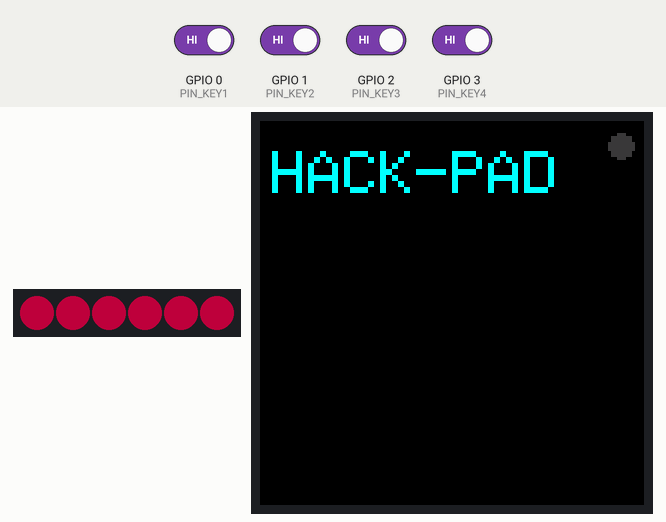
Simulated run of this program. Board: Seeed XIAO ESP32-C3. Shown: 6 RGB LEDs in strip order, left to right, 128×128 colour display. The test bench sets the inputs (shaded band); at power-on: GPIO 0 (PIN_KEY1), GPIO 1 (PIN_KEY2), GPIO 2 (PIN_KEY3), GPIO 3 (PIN_KEY4) HIGH. Dim RGB values are drawn brighter than linear; random numbers use the default seed unless the program sets one; EEPROM starts erased; USB keyboard and mouse output is not drawn.

Above: at 0.1 s.
At 1.2 s:
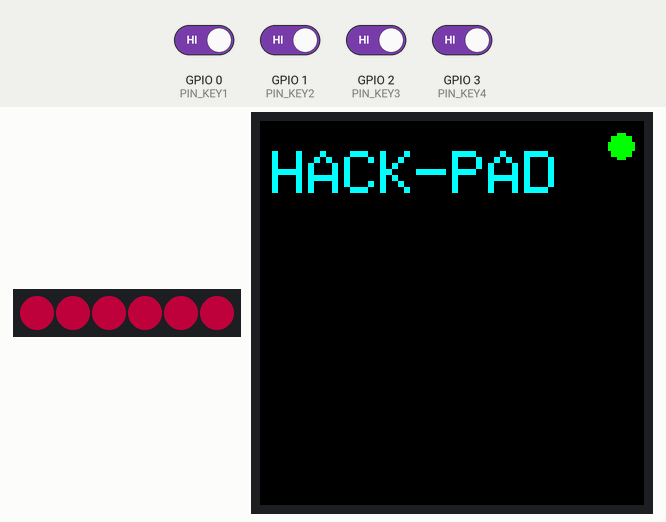
1.3 s: GPIO 0 (PIN_KEY1) driven LOW and GPIO 1 (PIN_KEY2) driven LOW and GPIO 2 (PIN_KEY3) driven LOW and GPIO 3 (PIN_KEY4) driven LOW
At 3.3 s:
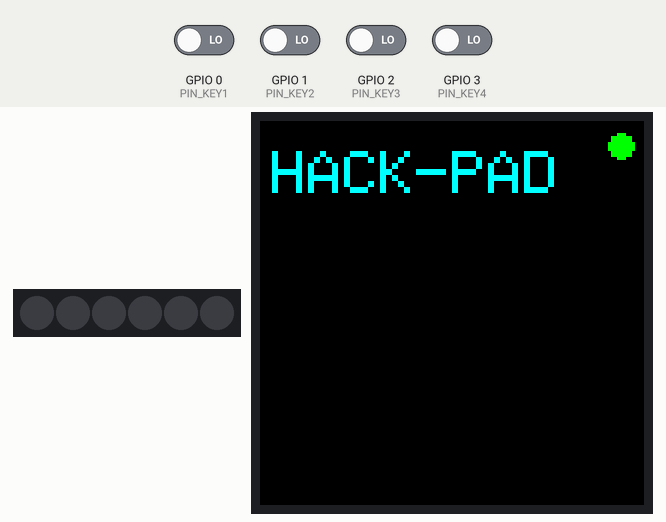
Timing chart, 0 to 4.8 s (numbered marks = the images above; inputs shaded):
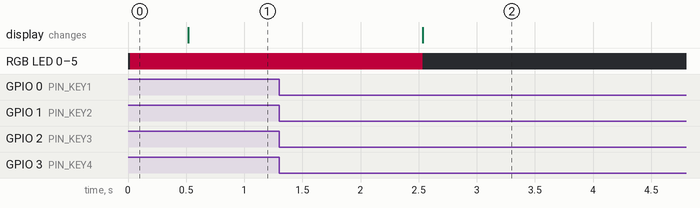

The program:

main.cpp
```cpp
#include <Arduino.h>
#include "config.h"
#include "display.h"
#include "leds.h"
#include "keys.h"
#include "serial_protocol.h"
#include "game_snake.h"

static bool lastBleConnected = false;
static uint32_t lastBleCheck = 0;

void setup() {
  Serial.begin(115200);

  config_load();
  display_init();
  leds_init();
  keys_init();        // also starts the BLE keyboard (bleKeyboard.begin())
  protocol_init();

  leds_apply_config();
  display_show_home();
}

void loop() {
  keys_update();
  protocol_update();

  // Updates the BLE status dot on screen every half second, without
  // repainting the whole home screen constantly.
  uint32_t now = millis();
  if (now - lastBleCheck > 500) {
    lastBleCheck = now;
    bool connected = bleKeyboard.isConnected();
    if (connected != lastBleConnected) {
      lastBleConnected = connected;
      display_set_ble_status(connected);
      display_show_home();
    }
  }

  if (keys_secret_combo_triggered()) {
    snake_run(); // blocking until the player exits with SW4
  }
}
```

display.cpp
```cpp
#include "display.h"
#include "config.h"
#include <SPI.h>

static Adafruit_SSD1351 tft(SCREEN_W, SCREEN_H, &SPI, PIN_OLED_CS, PIN_OLED_DC, PIN_OLED_RST);
static bool bleConnected = false;

Adafruit_SSD1351 &display_raw() { return tft; }

void display_set_ble_status(bool connected) {
  bleConnected = connected;
}

// Dot in the top right corner: green = connected over BLE, gray = searching/disconnected
static void drawBleDot() {
  uint16_t color = bleConnected ? 0x07E0 : 0x39C7;
  tft.fillCircle(SCREEN_W - 8, 8, 4, color);
}

// Wraps plain text into lines so it fits within 128px of width
// (default font: 6px wide per character at size 1, 12px at size 2)
static void printWrapped(const char *msg, uint8_t textSize) {
  tft.setTextSize(textSize);
  uint8_t charW = 6 * textSize;
  uint8_t maxChars = SCREEN_W / charW;
  uint16_t y = 10;
  uint16_t lineH = 8 * textSize + 4;

  char buf[65];
  strncpy(buf, msg, sizeof(buf) - 1);
  buf[sizeof(buf) - 1] = 0;

  char *word = strtok(buf, " ");
  char line[32] = "";
  while (word) {
    char tryLine[40];
    if (strlen(line) == 0) snprintf(tryLine, sizeof(tryLine), "%s", word);
    else snprintf(tryLine, sizeof(tryLine), "%s %s", line, word);

    if (strlen(tryLine) > maxChars) {
      tft.setCursor(4, y);
      tft.setTextColor(0x07FF);
      tft.print(line);
      y += lineH;
      strncpy(line, word, sizeof(line) - 1);
    } else {
      strncpy(line, tryLine, sizeof(line) - 1);
    }
    word = strtok(NULL, " ");
  }
  if (strlen(line) > 0) {
    tft.setCursor(4, y);
    tft.setTextColor(0x07FF);
    tft.print(line);
  }
}

void display_show_home() {
  tft.fillScreen(0x0000);
  printWrapped(cfg.homeText, 2);
  drawBleDot();
}

void display_show_text(const char *msg, uint16_t color) {
  tft.fillScreen(0x0000);
  tft.setTextColor(color);
  printWrapped(msg, 2);
}

void display_show_image_rgb565(const uint16_t *pixels) {
  tft.drawRGBBitmap(0, 0, (uint16_t *)pixels, SCREEN_W, SCREEN_H);
}
```

display.h
```cpp
#pragma once
#include <Arduino.h>
#include <Adafruit_GFX.h>
#include <Adafruit_SSD1351.h>

void display_init();
void display_show_home();                 // home screen (custom text)
void display_set_ble_status(bool connected); // status dot, top right
void display_show_image_rgb565(const uint16_t *pixels); // 128x128 from the PC app
void display_show_text(const char *msg, uint16_t color);
Adafruit_SSD1351 &display_raw();           // direct access for the minigame
```

game_snake.cpp
```cpp
#include "game_snake.h"
#include "config.h"
#include "display.h"
#include "leds.h"

#define CELL 8
#define GRID (SCREEN_W / CELL)  // 16x16

struct Pt { int8_t x, y; };

// directions: 0=up, 1=right, 2=down, 3=left
static Pt snake[GRID * GRID];
static int len;
static int dir;
static Pt food;
static uint32_t lastStep;
static uint16_t stepMs;
static bool paused;
static long score;

static void placeFood() {
  bool ok = false;
  while (!ok) {
    food.x = random(0, GRID);
    food.y = random(0, GRID);
    ok = true;
    for (int i = 0; i < len; i++) {
      if (snake[i].x == food.x && snake[i].y == food.y) { ok = false; break; }
    }
  }
}

static void drawCell(int8_t x, int8_t y, uint16_t color) {
  Adafruit_SSD1351 &t = display_raw();
  t.fillRect(x * CELL, y * CELL, CELL - 1, CELL - 1, color);
}

static void resetGame() {
  len = 3;
  dir = 1;
  snake[0] = {8, 8};
  snake[1] = {7, 8};
  snake[2] = {6, 8};
  score = 0;
  stepMs = 220;
  paused = false;
  placeFood();
  display_raw().fillScreen(0x0000);
  for (int i = 0; i < len; i++) drawCell(snake[i].x, snake[i].y, 0x07E0);
  drawCell(food.x, food.y, 0xF800);
}

static bool readPress(uint8_t pin, bool &lastRaw) {
  bool raw = (digitalRead(pin) == LOW);
  bool pressed = raw && !lastRaw;
  lastRaw = raw;
  return pressed;
}

void snake_run() {
  randomSeed(micros());
  resetGame();
  leds_set_all(0, 0, 0);
  leds_show();

  bool lastL = false, lastR = false, lastPause = false, lastExit = false;
  lastStep = millis();

  while (true) {
    bool exitPressed = readPress(PIN_KEY4, lastExit);
    if (exitPressed) break;

    bool turnLeft  = readPress(PIN_KEY1, lastL);
    bool turnRight = readPress(PIN_KEY2, lastR);
    bool togglePause = readPress(PIN_KEY3, lastPause);

    if (togglePause) paused = !paused;
    if (turnLeft)  dir = (dir + 3) % 4;
    if (turnRight) dir = (dir + 1) % 4;

    if (!paused && millis() - lastStep > stepMs) {
      lastStep = millis();

      Pt head = snake[0];
      switch (dir) {
        case 0: head.y--; break;
        case 1: head.x++; break;
        case 2: head.y++; break;
        case 3: head.x--; break;
      }

      bool dead = (head.x < 0 || head.x >= GRID || head.y < 0 || head.y >= GRID);
      for (int i = 0; i < len && !dead; i++) {
        if (snake[i].x == head.x && snake[i].y == head.y) dead = true;
      }

      if (dead) {
        leds_set_all(255, 0, 0);
        leds_show();
        display_show_text("GAME OVER", 0xF800);
        delay(1500);
        char buf[24];
        snprintf(buf, sizeof(buf), "Score: %ld", score);
        display_show_text(buf, 0x07FF);
        delay(1800);
        break;
      }

      bool ate = (head.x == food.x && head.y == food.y);
      for (int i = len; i > 0; i--) snake[i] = snake[i - 1];
      snake[0] = head;
      if (ate) {
        len++;
        score += 10;
        if (stepMs > 90) stepMs -= 6;
        placeFood();
        drawCell(food.x, food.y, 0xF800);
        leds_rainbow_step();
      } else {
        drawCell(snake[len].x, snake[len].y, 0x0000); // erase the tail
      }
      drawCell(snake[0].x, snake[0].y, 0x07E0);
    }
    delay(5);
  }

  leds_set_all(0, 0, 0);
  leds_show();
  display_show_home();
}
```

game_snake.h
```cpp
#pragma once
#include <Arduino.h>

void snake_run();  // blocking: runs the game until the player exits (SW4)
```

keys.cpp
```cpp
#include "keys.h"
#include "config.h"

// The pad presents itself as a Bluetooth LE keyboard (there's no native
// USB HID on the ESP32-C3, only a USB serial port — see serial_protocol.cpp).
BleKeyboard bleKeyboard("HACK-PAD", "Santi", 100);

static const uint8_t PINS[4] = {PIN_KEY1, PIN_KEY2, PIN_KEY3, PIN_KEY4};

static bool lastState[4]      = {false, false, false, false};
static uint32_t lastChange[4] = {0, 0, 0, 0};
static const uint32_t DEBOUNCE_MS = 25;

// --- secret combo: hold all 4 keys together for HOLD_MS ---
static const uint32_t HOLD_MS = 1200;
static uint32_t allHeldSince = 0;
static bool comboFired = false;

void keys_init() {
  for (int i = 0; i < 4; i++) pinMode(PINS[i], INPUT_PULLUP);
  bleKeyboard.begin();
}

// Presses a modifier + key combo and releases it.
// Same constant names as Arduino's Keyboard.h (BleKeyboard defines
// compatible ones on purpose), so this logic is nearly identical to the
// wired version.
static void sendCombo(uint8_t modifier, uint8_t key) {
  if (!bleKeyboard.isConnected()) return;
  if (modifier) bleKeyboard.press(modifier);
  bleKeyboard.press(key);
  delay(15);
  bleKeyboard.releaseAll();
}

// Translates "@"-prefixed shortcuts into real key combos.
// If nothing matches, the literal text is typed as-is.
static void executeMacroString(const char *m) {
  if (!bleKeyboard.isConnected()) return; // no BLE connection, nothing to send to

  if (m[0] != '@') {
    bleKeyboard.print(m);
    return;
  }
  if (!strcmp(m, "@COPY"))        sendCombo(KEY_LEFT_CTRL, 'c');
  else if (!strcmp(m, "@PASTE"))  sendCombo(KEY_LEFT_CTRL, 'v');
  else if (!strcmp(m, "@CUT"))    sendCombo(KEY_LEFT_CTRL, 'x');
  else if (!strcmp(m, "@UNDO"))   sendCombo(KEY_LEFT_CTRL, 'z');
  else if (!strcmp(m, "@REDO"))   sendCombo(KEY_LEFT_CTRL, 'y');
  else if (!strcmp(m, "@SAVE"))   sendCombo(KEY_LEFT_CTRL, 's');
  else if (!strcmp(m, "@SELECTALL")) sendCombo(KEY_LEFT_CTRL, 'a');
  else if (!strcmp(m, "@ALTTAB")) sendCombo(KEY_LEFT_ALT, KEY_TAB);
  else if (!strcmp(m, "@ENTER"))  sendCombo(0, KEY_RETURN);
  else if (!strcmp(m, "@ESC"))    sendCombo(0, KEY_ESC);
  else if (!strcmp(m, "@TAB"))    sendCombo(0, KEY_TAB);
  else {
    // unknown shortcut -> type it literally so the user notices
    bleKeyboard.print(m);
  }
}

void keys_run_macro(uint8_t index) {
  if (index > 3) return;
  executeMacroString(cfg.macro[index]);
}

bool keys_secret_combo_triggered() {
  bool result = comboFired;
  comboFired = false;
  return result;
}

void keys_update() {
  uint32_t now = millis();
  bool current[4];
  for (int i = 0; i < 4; i++) {
    bool raw = (digitalRead(PINS[i]) == LOW); // pull-up: LOW = pressed
    if (raw != lastState[i] && (now - lastChange[i]) > DEBOUNCE_MS) {
      lastChange[i] = now;
      lastState[i] = raw;
      if (raw) {
        // falling edge -> pressed: if NOT all 4 are down, it's a normal macro
        bool allDown = true;
        for (int j = 0; j < 4; j++) {
          bool s = (j == i) ? true : (digitalRead(PINS[j]) == LOW);
          if (!s) { allDown = false; break; }
        }
        if (!allDown) keys_run_macro(i);
      }
    }
    current[i] = raw;
  }

  bool allHeld = current[0] && current[1] && current[2] && current[3];
  if (allHeld) {
    if (allHeldSince == 0) allHeldSince = now;
    else if (!comboFired && (now - allHeldSince) > HOLD_MS) {
      comboFired = true;
    }
  } else {
    allHeldSince = 0;
  }
}
```

keys.h
```cpp
#pragma once
#include <Arduino.h>
#include <BleKeyboard.h>

extern BleKeyboard bleKeyboard;

void keys_init();
void keys_update();                 // call every loop()
bool keys_secret_combo_triggered();  // true once when the secret combo is detected
void keys_run_macro(uint8_t index);  // 0-3, sends the macro over BLE HID
```

leds.cpp
```cpp
#include "leds.h"
#include "config.h"
#include <Adafruit_NeoPixel.h>

static Adafruit_NeoPixel strip(NUM_LEDS, PIN_LED_DATA, NEO_GRB + NEO_KHZ800);
static uint16_t rainbowHue = 0;

void leds_init() {
  strip.begin();
  strip.setBrightness(80);
  strip.show();
}

void leds_apply_config() {
  strip.setBrightness(cfg.brightness);
  // The 6 LEDs share the same DIN in parallel (on purpose), so only a
  // single "master" color makes sense: all 6 will show the same thing
  // regardless of what we send to each individual index.
  for (int i = 0; i < NUM_LEDS; i++) {
    strip.setPixelColor(i, strip.Color(cfg.ledColor[0], cfg.ledColor[1], cfg.ledColor[2]));
  }
  strip.show();
}

void leds_set_all(uint8_t r, uint8_t g, uint8_t b) {
  for (int i = 0; i < NUM_LEDS; i++) strip.setPixelColor(i, strip.Color(r, g, b));
}

void leds_show() {
  strip.show();
}

void leds_rainbow_step() {
  for (int i = 0; i < NUM_LEDS; i++) {
    uint32_t c = strip.gamma32(strip.ColorHSV((rainbowHue + i * 9000) % 65536));
    strip.setPixelColor(i, c);
  }
  strip.show();
  rainbowHue += 400;
}
```

leds.h
```cpp
#pragma once
#include <Arduino.h>

void leds_init();
void leds_apply_config();                 // paints according to cfg.ledColor/brightness
void leds_set_all(uint8_t r, uint8_t g, uint8_t b);
void leds_show();
void leds_rainbow_step();                 // effect used in the minigame / idle
```

serial_protocol.h
```cpp
#pragma once
#include <Arduino.h>

void protocol_init();
void protocol_update();  // call every loop(), processes incoming commands
```

config.cpp
```cpp
#include "config.h"
#include <Preferences.h>

HackPadConfig cfg;
static Preferences prefs;

void config_load_defaults() {
  memset(&cfg, 0, sizeof(cfg));
  strncpy(cfg.homeText, "HACK-PAD", sizeof(cfg.homeText) - 1);

  strncpy(cfg.macro[0], "@COPY",  sizeof(cfg.macro[0]) - 1);
  strncpy(cfg.macro[1], "@PASTE", sizeof(cfg.macro[1]) - 1);
  strncpy(cfg.macro[2], "@UNDO",  sizeof(cfg.macro[2]) - 1);
  strncpy(cfg.macro[3], "hello!", sizeof(cfg.macro[3]) - 1);

  cfg.ledColor[0] = 255; cfg.ledColor[1] = 0; cfg.ledColor[2] = 80; // pink
  cfg.brightness = 80;
}

void config_load() {
  prefs.begin("hackpad", /*readOnly=*/false);
  size_t len = prefs.getBytesLength("cfg");
  if (len == sizeof(HackPadConfig)) {
    prefs.getBytes("cfg", &cfg, sizeof(HackPadConfig));
  } else {
    config_load_defaults();
    config_save();
  }
}

void config_save() {
  prefs.putBytes("cfg", &cfg, sizeof(HackPadConfig));
}
```

config.h
```cpp
#pragma once
#include <Arduino.h>

// ======================================================================
// PINOUT — same as the wired version (SAMD21): the XIAO ESP32-C3 shares
// the footprint AND the same hardware SPI pins with the rest of the
// XIAO family, so the board wiring didn't change.
// ======================================================================
#define PIN_KEY1      0   // SW1
#define PIN_KEY2      1   // SW2
#define PIN_KEY3      2   // SW3
#define PIN_KEY4      3   // SW4

#define PIN_LED_DATA  4   // D4/SDA -> chain of 6x SK6812 (D1..D6 on the PCB)
#define NUM_LEDS      6

#define PIN_OLED_RST  5   // D5/SCL -> OLED RES
#define PIN_OLED_DC   6   // D6/TX  -> OLED DC
#define PIN_OLED_CS   9   // D9/MISO-> OLED CS
// D8 (SCK) and D10 (MOSI) are the XIAO's hardware SPI, used directly.

#define SCREEN_W 128
#define SCREEN_H 128

// ======================================================================
// Persistent config — on the ESP32-C3 this is stored in NVS (flash) via
// the Preferences library, instead of FlashStorage (that one was
// SAMD21-specific). The custom image still isn't persisted (see README):
// the ESP32-C3 has plenty of flash for that, but it was left as a
// possible future improvement instead of adding it now.
// ======================================================================
struct HackPadConfig {
  char homeText[64];
  char macro[4][40];      // literal text, or "@SHORTCUT" (see keys.cpp)
  uint8_t ledColor[3];    // a single color: the 6 LEDs share DIN in
                           // parallel (on purpose), so they always show
                           // the same color.
  uint8_t brightness;     // 0-255
};

extern HackPadConfig cfg;

void config_load_defaults();
void config_load();   // reads from NVS (or loads defaults if nothing is saved)
void config_save();   // writes to NVS
```

Measured:
- after the input at 1.3 s, RGB LED 0–5: RGB(80, 0, 25) → off after 1.2 s
